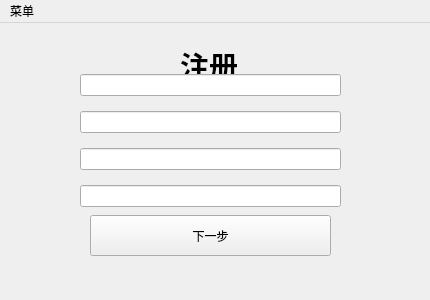
<?xml version="1.0" encoding="UTF-8"?>
<ui version="4.0">
 <class>Register</class>
 <widget class="QMainWindow" name="Register">
  <property name="geometry">
   <rect>
    <x>0</x>
    <y>0</y>
    <width>430</width>
    <height>300</height>
   </rect>
  </property>
  <property name="windowTitle">
   <string>MainWindow</string>
  </property>
  <widget class="QWidget" name="centralwidget">
   <widget class="QPushButton" name="QPB_nextStep">
    <property name="geometry">
     <rect>
      <x>90</x>
      <y>192</y>
      <width>241</width>
      <height>41</height>
     </rect>
    </property>
    <property name="text">
     <string>下一步</string>
    </property>
   </widget>
   <widget class="QLabel" name="label">
    <property name="geometry">
     <rect>
      <x>180</x>
      <y>12</y>
      <width>71</width>
      <height>61</height>
     </rect>
    </property>
    <property name="font">
     <font>
      <family>Bahnschrift SemiBold SemiConden</family>
      <pointsize>22</pointsize>
      <weight>75</weight>
      <bold>true</bold>
     </font>
    </property>
    <property name="text">
     <string>注册</string>
    </property>
   </widget>
   <widget class="QWidget" name="widget" native="true">
    <property name="geometry">
     <rect>
      <x>80</x>
      <y>42</y>
      <width>261</width>
      <height>151</height>
     </rect>
    </property>
    <layout class="QVBoxLayout" name="verticalLayout">
     <item>
      <widget class="QLineEdit" name="QLE_uid"/>
     </item>
     <item>
      <widget class="QLineEdit" name="QLE_pwd"/>
     </item>
     <item>
      <widget class="QLineEdit" name="QLE_rpwd"/>
     </item>
     <item>
      <widget class="QLineEdit" name="QLE_email"/>
     </item>
    </layout>
   </widget>
  </widget>
  <widget class="QMenuBar" name="menubar">
   <property name="geometry">
    <rect>
     <x>0</x>
     <y>0</y>
     <width>430</width>
     <height>23</height>
    </rect>
   </property>
   <widget class="QMenu" name="menu">
    <property name="title">
     <string>菜单</string>
    </property>
    <addaction name="AT_tologin"/>
   </widget>
   <addaction name="menu"/>
  </widget>
  <action name="AT_tologin">
   <property name="text">
    <string>返回登录</string>
   </property>
  </action>
 </widget>
 <resources/>
 <connections/>
</ui>
